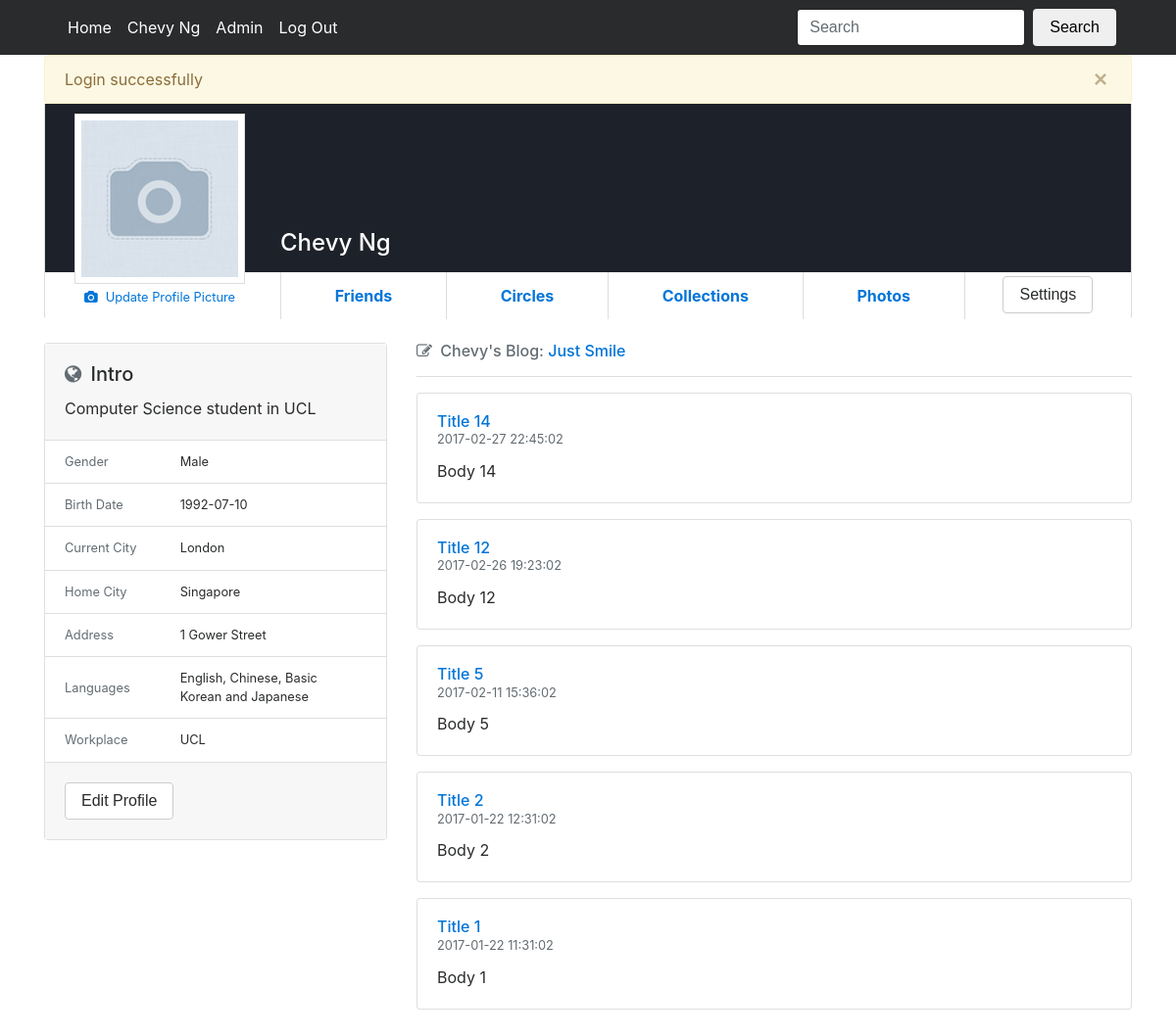
Page /1 (signed in) on the committed database.
### tables this page shows
CREATE TABLE `user` (
	`userID` INT NOT NULL AUTO_INCREMENT,
	`first_name` VARCHAR(255) NOT NULL,
	`last_name` VARCHAR(255) NOT NULL,
	`email` VARCHAR(255) NOT NULL,
	`password` VARCHAR(255) NOT NULL,
	`photo_path` VARCHAR(255) NOT NULL,
	`privacy` TINYINT NOT NULL DEFAULT '1',
	`admin` TINYINT NOT NULL DEFAULT '0',
	`CREATED_AT` TIMESTAMP NOT NULL DEFAULT CURRENT_TIMESTAMP,
	`UPDATED_AT` TIMESTAMP NOT NULL,
	PRIMARY KEY (`userID`),
	UNIQUE (`email`)
);

CREATE TABLE `profile` (
	`userID` INT NOT NULL,
	`about` LONGTEXT NOT NULL,
	`gender` VARCHAR(255) NOT NULL,
	`birthdate` DATE NOT NULL,
	`current_city` VARCHAR(255) NOT NULL,
	`home_city` VARCHAR(255) NOT NULL,
	`address` VARCHAR(255) NOT NULL,
	`languages` VARCHAR(255) NOT NULL,
	`workplace` VARCHAR(255) NOT NULL,
	`CREATED_AT` TIMESTAMP NOT NULL DEFAULT 0,
	`UPDATED_AT` TIMESTAMP on update CURRENT_TIMESTAMP NOT NULL DEFAULT CURRENT_TIMESTAMP,
	FOREIGN KEY (`userID`) REFERENCES `user`(`userID`) ON DELETE CASCADE ON UPDATE CASCADE,
	UNIQUE(`userID`)
);

CREATE TABLE `blog` (
	`blogID` INT NOT NULL AUTO_INCREMENT,
	`userID` INT NOT NULL,
	`name` VARCHAR(255) NOT NULL,
	`CREATED_AT` TIMESTAMP NOT NULL DEFAULT 0,
	`UPDATED_AT` TIMESTAMP on update CURRENT_TIMESTAMP NOT NULL DEFAULT CURRENT_TIMESTAMP,
	PRIMARY KEY (`blogID`),
	FOREIGN KEY (`userID`) REFERENCES `user`(`userID`) ON DELETE CASCADE ON UPDATE CASCADE
);

CREATE TABLE `post` (
	`postID` INT NOT NULL AUTO_INCREMENT,
	`blogID` INT NOT NULL,
	`title` VARCHAR(255) NOT NULL,
	`body` LONGTEXT NOT NULL,
	`CREATED_AT` TIMESTAMP NOT NULL DEFAULT 0,
	`UPDATED_AT` TIMESTAMP on update CURRENT_TIMESTAMP NOT NULL DEFAULT CURRENT_TIMESTAMP,
	PRIMARY KEY (`postID`)
);

### application/controller/user_controller.php (called while the page is built, shortened)
<?php
require_once APP . 'model/user.php';
require_once APP . 'model/blog.php';
class UserController
{
  function __construct()
  {
    if (isset($_SESSION['current_user'])) {
      $this->current_user = $_SESSION['current_user'];
      $this->current_userID = $_SESSION['current_user']->userID;
    }
  }
  public function profile($userID)
  {
    $model = new User();
    $user = $model->find_by_id($userID);
    $profile = $model->fetch_profile($userID);
    $blog_model = new Blog();
    $blog = $blog_model->find_user_blog($userID);
    if ($blog != NULL) {
      $blog_posts = $blog_model->find_blog_posts($blog->blogID);
    }
    require APP . 'view/_templates/header.php';
    require APP . 'view/users/profile.php';
    require APP . 'view/_templates/footer.php';
  }
}
?>

### public/index.php (called while the page is built, shortened)
<?php
require APP . 'libs/helper.php';
require APP . 'core/application.php';
$app = new Application();
?>

### application/core/model.php (called while the page is built, shortened)
<?php
class Model
{
  private function openDatabaseConnection()
  {
    $options = array(PDO::ATTR_DEFAULT_FETCH_MODE => PDO::FETCH_OBJ, PDO::ATTR_ERRMODE => PDO::ERRMODE_WARNING);
    $this->db = new PDO(DB_TYPE . ':host=' . DB_HOST . ';dbname=' . DB_NAME . ';charset=' . DB_CHARSET, DB_USER, DB_PASS, $options);
  }
}
?>

### application/model/user.php (called while the page is built, shortened)
<?php
require_once APP . 'core/model.php';
class User extends Model
{
  public function find_by_id($userID)
  {
    $sql = "SELECT first_name, last_name, userID, email, password, privacy, photo_path
            FROM user
            WHERE userID = :userID
            LIMIT 1";
    $query = $this->db->prepare($sql);
    $params = array(':userID' => $userID);
    $query->execute($params);
    return $query->fetch();
  }
  public function fetch_profile($userID)
  {
    $sql = "SELECT *
            FROM profile
            WHERE (userID = :userID)";
    $query = $this->db->prepare($sql);
    $params = array(':userID' => $userID);
    $query->execute($params);
    return $query->fetch();
  }
}
?>

### application/libs/helper.php (called while the page is built, shortened)
<?php
function can_access_user($current_userID, $target_userID)
{
    require_once APP . 'model/user.php';
    return true;
}
function is_admin($current_userID)
{
    require_once APP . 'model/admin.php';
    $model = new Admin();
    return $model->is_admin($current_userID);
}
?>

### application/model/admin.php (called while the page is built, shortened)
<?php
require_once APP . 'core/model.php';
class Admin extends Model
{
  public function is_admin($userID)
  {
    $sql = "SELECT userID
            FROM user
            WHERE userID = :userID AND admin = '1'
            LIMIT 1";
    $query = $this->db->prepare($sql);
    $params = array(':userID' => $userID);
    $query->execute($params);
    return $query->fetch();
  }
}
?>

### application/model/blog.php (called while the page is built, shortened)
<?php
require_once APP . 'core/model.php';
class Blog extends Model
{
  public function find_user_blog($userID)
  {
    $sql = "SELECT *
            FROM blog
            WHERE userID = :userID
            ORDER BY CREATED_AT DESC";
    $query = $this->db->prepare($sql);
    $params = array(':userID' => $userID);
    $query->execute($params);
    return $query->fetch();
  }
  public function find_blog_posts($blogID)
  {
    $sql = "SELECT *
            FROM post
            WHERE blogID = :blogID
            ORDER BY CREATED_AT DESC";
    $query = $this->db->prepare($sql);
    $params = array(':blogID' => $blogID);
    $query->execute($params);
    return $query->fetchAll();
  }
}
?>

### application/view/posts/list.php (the view)
<?php if (count($blog_posts) > 0) { ?>
  <?php foreach ($blog_posts as $post) { ?>
    <div class="card mb-3">
      <div class="card-block">
        <h6 class="card-title">
          <a href="<?php echo URL . 'post/' . $post->postID ?>"><?php echo $post->title ?></a>
          <br><small class="text-muted"><?php echo $post->CREATED_AT ?></small>
        </h6>
        <p class="card-text"><?php echo nl2br($post->body) ?></p>
      </div>
    </div>
  <?php } ?>
<?php } ?>

### application/view/_templates/header.php (shortened to what this page needs)
<!DOCTYPE html>
<html lang="en">
<head>
  <link rel="stylesheet" href="<?php echo URL ?>css/bootstrap.min.css">
  <link rel="stylesheet" href="<?php echo URL ?>fonts/font-awesome/css/font-awesome.min.css">
</head>
<body>
<div class="bg-inverse">
  <div class="container">
  <nav class="navbar navbar-toggleable-md navbar-inverse bg-inverse">
    <div class="collapse navbar-collapse" id="navbarSupportedContent">
      <ul class="navbar-nav mr-auto">
        <li class="nav-item">
          <a class="nav-link active" href="<?php echo URL ?>">Home</a>
        </li>
        <?php if (isset($_SESSION['current_user'])) { ?>
          <li class="nav-item">
            <a class="nav-link active" href="<?php echo URL . $this->current_userID ?>">
              <?php echo $this->current_user->first_name . ' ' . $this->current_user->last_name ?>
            </a>
          </li>
          <?php if (is_admin($this->current_userID)) { ?>
            <li class="nav-item">
              <a class="nav-link active" href="<?php echo URL ?>admin">Admin</a>
            </li>
          <?php } ?>
          <li class="nav-item">
            <a class="nav-link active" href="<?php echo URL ?>logout">Log Out</a>
          </li>
          </ul>
          <?php require APP . 'view/search/form.php' ?>
        <?php } ?>
    </div>
  </nav>
  </div>
</div>
<div class="container pb-5">
<?php if (isset($_SESSION['message'])) { ?>
<div class="alert alert-warning alert-dismissible fade show mb-0" role="alert">
  <button type="button" class="close pl-1 pr-1" style="top:0;right:0;padding:0;" data-dismiss="alert" aria-label="Close">
    <span aria-hidden="true">&times;</span>
  </button>
  <?php echo $_SESSION['message'] ?>
</div>
<?php } ?>

### application/view/users/profile_header.php (shortened to what this page needs)
<div class="row align-items-end mb-4 ml-0 mr-0 rounded-bottom" style="border:1px solid #ddd; border-top:0; height: 220px; background: #1d2129;">
  <div style="position:relative;z-index:1;left:30px;top:10px;" class="small">
    <div style="background:white;padding:6px;border:1px solid #ddd;">
      <img style="width:160px;height:160px;object-fit:cover;" src="<?php echo $user->photo_path ?>" onError="this.src ='<?php echo URL; ?>images/missing.jpg'" />
    </div>
    <?php if($user->userID == $this->current_userID) { ?>
      <form class="text-center" action="<?php echo URL ?>user/upload" method="post" enctype="multipart/form-data">
        <label class="label text-primary" style="cursor: pointer;">
            <i class="fa fa-camera mt-2 mr-2" aria-hidden="true"></i>Update Profile Picture
        </label>
      </form>
    <?php } ?>
  </div>
  <div style="margin-top:-76px;z-index:0;width: 100%">
    <div style="padding-left:240px;width:100%;">
      <h4 class="mb-3" >
        <a style="color:white;" href="<?php echo URL . $user->userID ?>"><?php echo $user->first_name ?> <?php echo $user->last_name ?></a>
      </h4>
    </div>
    <div style="padding-left:240px;width:100%;background:white;">
      <ul class="nav nav-fill" style="border-left: 1px solid #ddd;">
        <li class="nav-item py-1" style="border-right: 1px solid #ddd; font-weight:bold">
          <a class="nav-link <?php echo '' . (!isset($friend_userID) ? : 'text-muted') ?>" href="<?php echo URL . $user->userID ?>/friend">
            Friends
          </a>
        </li>
        <li class="nav-item py-1" style="border-right: 1px solid #ddd; font-weight:bold">
          <a class="nav-link <?php echo '' . (!isset($circle_userID) ? : 'text-muted') ?>" href="<?php echo URL . $user->userID ?>/circle">
            Circles
          </a>
        </li>
        <li class="nav-item py-1" style="border-right: 1px solid #ddd; font-weight:bold">
          <a class="nav-link <?php echo '' . (!isset($collection_userID) ? : 'text-muted') ?>" href="<?php echo URL . $user->userID ?>/collection">
            Collections
          </a>
        </li>
        <li class="nav-item py-1" style="border-right: 1px solid #ddd; font-weight:bold">
          <a class="nav-link <?php echo '' . (!isset($photo_userID) ? : 'text-muted') ?>" href="<?php echo URL . $user->userID ?>/photo">
            Photos
          </a>
        </li>
        <?php require APP . 'view/users/profile_actions.php'; ?>
      </ul>
    </div>
  </div>
</div>

### application/view/users/profile.php (shortened to what this page needs)
<?php require APP . 'view/users/profile_header.php'; ?>
<div class="row">
  <div class="col-4">
    <?php if($profile != NULL) { ?>
      <?php require APP . 'view/users/profile_details.php'; ?>
    <?php } ?>
  </div>
  <div class="col-8">
    <?php if ($blog != NULL) { ?>
      <h6>
        <span class="text-muted">
          <i class="fa fa-pencil-square-o mr-1 text-muted" aria-hidden="true"></i>
          <?php echo $user->first_name ?>'s Blog:
        </span>
        <a href="<?php echo URL  . 'blog/' . $blog->blogID ?>"><?php echo $blog->name ?></a>
      </h6>
      <div class="mt-3 mb-3" style="border-top: 1px solid #DDD;"></div>
      <?php require APP . 'view/posts/list.php'; ?>
    <?php } ?>
  </div>
</div>

### application/view/users/profile_details.php (shortened to what this page needs)
<div class="card">
  <div class="card-block bg-faded">
    <h5 class="card-title"><i class="fa fa-globe mr-1 text-muted" aria-hidden="true"></i> Intro</h5>
    <p class="card-text"><?php echo nl2br($profile->about) ?></p>
  </div>
  <ul class="list-group list-group-flush small">
    <li class="list-group-item">
      <span class="text-muted col-4 pl-0">Gender</span>
      <span class="col-8"><?php echo $profile->gender ?></span>
    </li>
    <li class="list-group-item">
      <span class="text-muted col-4 pl-0">Birth Date</span>
      <span class="col-8"><?php echo $profile->birthdate ?></span>
    </li>
    <li class="list-group-item">
      <span class="text-muted col-4 pl-0">Current City</span>
      <span class="col-8"><?php echo $profile->current_city ?></span>
    </li>
    <li class="list-group-item">
      <span class="text-muted col-4 pl-0">Home City</span>
      <span class="col-8"><?php echo $profile->home_city ?></span>
    </li>
    <li class="list-group-item">
      <span class="text-muted col-4 pl-0">Address</span>
      <span class="col-8"><?php echo nl2br($profile->address) ?></span>
    </li>
    <li class="list-group-item">
      <span class="text-muted col-4 pl-0">Languages</span>
      <span class="col-8"><?php echo nl2br($profile->languages) ?></span>
    </li>
    <li class="list-group-item">
      <span class="text-muted col-4 pl-0">Workplace</span>
      <span class="col-8"><?php echo nl2br($profile->workplace) ?></span>
    </li>
  </ul>
  <?php if($this->current_userID == $user->userID) { ?>
    <div class="card-block bg-faded">
      <button type="button" class="btn btn-secondary" data-toggle="modal" data-target="#editProfile">
        Edit Profile
      </button>
    </div>
  <?php } ?>
</div>

### rows in the picture
user: first_name "Chevy", last_name "Ng"
profile: about "Computer Science student in UCL", gender "Male", birthdate "1992-07-10", current_city "London", home_city "Singapore", address "1 Gower Street", languages "English, Chinese, Basic Korean and Japanese", workplace "UCL"
blog: name "Just Smile"
post: title "Title 14", CREATED_AT "2017-02-27 22:45:02", body "Body 14"
post: title "Title 12", CREATED_AT "2017-02-26 19:23:02", body "Body 12"
post: title "Title 5", CREATED_AT "2017-02-11 15:36:02", body "Body 5"
post: title "Title 2", CREATED_AT "2017-01-22 12:31:02", body "Body 2"
post: title "Title 1", CREATED_AT "2017-01-22 11:31:02", body "Body 1"

### other values in the picture
$_SESSION['message'] "Login successfully"
